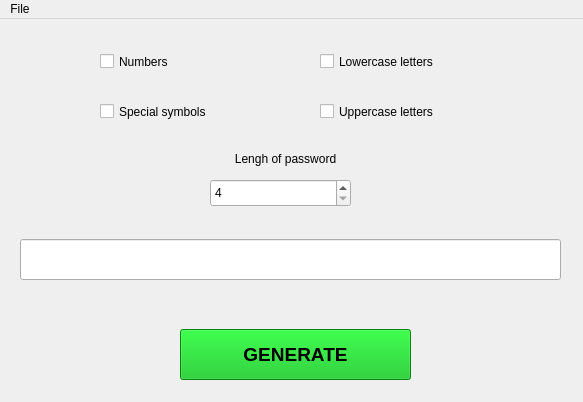
<?xml version="1.0" encoding="UTF-8"?>
<ui version="4.0">
 <class>MainWindow</class>
 <widget class="QMainWindow" name="MainWindow">
  <property name="geometry">
   <rect>
    <x>0</x>
    <y>0</y>
    <width>583</width>
    <height>402</height>
   </rect>
  </property>
  <property name="windowTitle">
   <string>Password generate</string>
  </property>
  <widget class="QWidget" name="centralwidget">
   <widget class="QCheckBox" name="checkBox_numbers">
    <property name="geometry">
     <rect>
      <x>100</x>
      <y>30</y>
      <width>92</width>
      <height>25</height>
     </rect>
    </property>
    <property name="text">
     <string>Numbers</string>
    </property>
   </widget>
   <widget class="QCheckBox" name="checkBox_upletter">
    <property name="geometry">
     <rect>
      <x>320</x>
      <y>80</y>
      <width>151</width>
      <height>25</height>
     </rect>
    </property>
    <property name="text">
     <string>Uppercase letters</string>
    </property>
   </widget>
   <widget class="QCheckBox" name="checkBox_lowletter">
    <property name="geometry">
     <rect>
      <x>320</x>
      <y>30</y>
      <width>151</width>
      <height>25</height>
     </rect>
    </property>
    <property name="text">
     <string>Lowercase letters</string>
    </property>
   </widget>
   <widget class="QCheckBox" name="checkBox_specsymbol">
    <property name="geometry">
     <rect>
      <x>100</x>
      <y>80</y>
      <width>141</width>
      <height>25</height>
     </rect>
    </property>
    <property name="text">
     <string>Special symbols</string>
    </property>
   </widget>
   <widget class="QSpinBox" name="spinBox">
    <property name="geometry">
     <rect>
      <x>210</x>
      <y>160</y>
      <width>141</width>
      <height>28</height>
     </rect>
    </property>
    <property name="minimum">
     <number>4</number>
    </property>
    <property name="maximum">
     <number>30</number>
    </property>
   </widget>
   <widget class="QLabel" name="label">
    <property name="geometry">
     <rect>
      <x>210</x>
      <y>130</y>
      <width>151</width>
      <height>19</height>
     </rect>
    </property>
    <property name="text">
     <string>Lengh of password</string>
    </property>
    <property name="alignment">
     <set>Qt::AlignCenter</set>
    </property>
   </widget>
   <widget class="QLineEdit" name="lineEdit">
    <property name="geometry">
     <rect>
      <x>20</x>
      <y>220</y>
      <width>541</width>
      <height>41</height>
     </rect>
    </property>
    <property name="font">
     <font>
      <pointsize>12</pointsize>
      <weight>75</weight>
      <bold>true</bold>
     </font>
    </property>
    <property name="text">
     <string/>
    </property>
    <property name="alignment">
     <set>Qt::AlignCenter</set>
    </property>
   </widget>
   <widget class="QPushButton" name="pushButton">
    <property name="geometry">
     <rect>
      <x>180</x>
      <y>310</y>
      <width>231</width>
      <height>51</height>
     </rect>
    </property>
    <property name="font">
     <font>
      <family>Arial</family>
      <pointsize>14</pointsize>
      <weight>75</weight>
      <bold>true</bold>
     </font>
    </property>
    <property name="styleSheet">
     <string notr="true">background-color: rgb(0, 188, 17);</string>
    </property>
    <property name="text">
     <string>GENERATE</string>
    </property>
   </widget>
   <widget class="QLabel" name="label_msg">
    <property name="geometry">
     <rect>
      <x>20</x>
      <y>270</y>
      <width>541</width>
      <height>31</height>
     </rect>
    </property>
    <property name="font">
     <font>
      <family>Times New Roman</family>
      <pointsize>20</pointsize>
      <weight>75</weight>
      <bold>true</bold>
     </font>
    </property>
    <property name="styleSheet">
     <string notr="true">color: rgb(224, 27, 36);</string>
    </property>
    <property name="text">
     <string/>
    </property>
    <property name="alignment">
     <set>Qt::AlignCenter</set>
    </property>
   </widget>
  </widget>
  <widget class="QMenuBar" name="menubar">
   <property name="geometry">
    <rect>
     <x>0</x>
     <y>0</y>
     <width>583</width>
     <height>24</height>
    </rect>
   </property>
   <widget class="QMenu" name="menuFile">
    <property name="title">
     <string>File</string>
    </property>
    <addaction name="actionAbout"/>
    <addaction name="separator"/>
    <addaction name="actionExit"/>
   </widget>
   <addaction name="menuFile"/>
  </widget>
  <action name="actionAbout">
   <property name="text">
    <string>About</string>
   </property>
  </action>
  <action name="actionExit">
   <property name="text">
    <string>Exit</string>
   </property>
  </action>
 </widget>
 <resources/>
 <connections/>
</ui>
